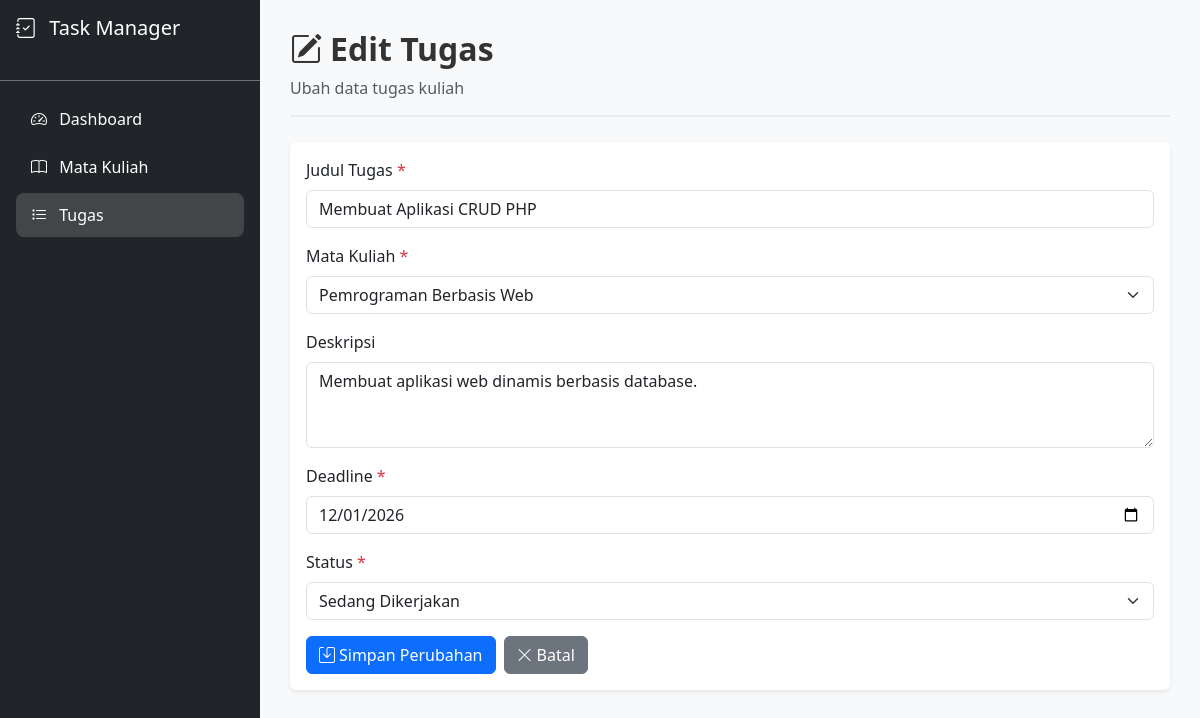
Page /tasks/edit.php?id=1 on the committed database.
### tables this page shows
CREATE TABLE `tasks` (
    `task_id` INT AUTO_INCREMENT PRIMARY KEY,
    `course_id` INT NOT NULL,
    `task_title` VARCHAR(150) NOT NULL,
    `description` TEXT NULL,
    `deadline` DATE NOT NULL,
    `status` ENUM(
        'Belum Dikerjakan',
        'Sedang Dikerjakan',
        'Selesai'
    ) NOT NULL DEFAULT 'Belum Dikerjakan',
    `created_at` TIMESTAMP DEFAULT CURRENT_TIMESTAMP,
    `updated_at` TIMESTAMP DEFAULT CURRENT_TIMESTAMP
        ON UPDATE CURRENT_TIMESTAMP,
    CONSTRAINT `fk_tasks_courses`
        FOREIGN KEY (`course_id`)
        REFERENCES `courses` (`course_id`)
        ON UPDATE CASCADE
        ON DELETE RESTRICT
);

CREATE TABLE `courses` (
    `course_id` INT AUTO_INCREMENT PRIMARY KEY,
    `course_name` VARCHAR(100) NOT NULL,
    `lecturer` VARCHAR(100) NULL,
    `semester` VARCHAR(20) NULL,
    `created_at` TIMESTAMP DEFAULT CURRENT_TIMESTAMP
);

### config/database.php (called while the page is built, shortened)
<?php
function e($string) {
    return htmlspecialchars($string ?? '', ENT_QUOTES, 'UTF-8');
}
function getAllowedStatuses() {
    return ['Belum Dikerjakan', 'Sedang Dikerjakan', 'Selesai'];
}
function baseUrl($path = '') {
    $projectRoot = '/student-task-manager';
    return $projectRoot . '/' . ltrim($path, '/');
}

### tasks/edit.php (the view, shortened to what this page needs)
<?php
require_once __DIR__ . '/../config/database.php';
$taskId = validateId($_GET['id'] ?? '');
$stmt = $pdo->prepare("SELECT * FROM tasks WHERE task_id = ?");
$stmt->execute([$taskId]);
$task = $stmt->fetch();
$stmtCourses = $pdo->query("SELECT course_id, course_name FROM courses ORDER BY course_name ASC");
$courses = $stmtCourses->fetchAll();
$allowedStatuses = getAllowedStatuses();
include __DIR__ . '/../includes/header.php';
include __DIR__ . '/../includes/sidebar.php';
?>
<div class="main-content">
    <div class="page-header">
        <h2><i class="bi bi-pencil-square me-2"></i>Edit Tugas</h2>
        <p class="text-muted mb-0">Ubah data tugas kuliah</p>
    </div>
    <div class="card border-0 shadow-sm">
        <div class="card-body">
            <form action="<?= baseUrl('tasks/update.php') ?>" method="POST">
                <div class="mb-3">
                    <label for="task_title" class="form-label">Judul Tugas <span class="text-danger">*</span></label>
                    <input type="text" class="form-control" id="task_title" name="task_title" required maxlength="150" value="<?= e($task['task_title']) ?>">
                </div>
                <div class="mb-3">
                    <label for="course_id" class="form-label">Mata Kuliah <span class="text-danger">*</span></label>
                    <select class="form-select" id="course_id" name="course_id" required>
                        <?php foreach ($courses as $c): ?>
                            <option value="<?= $c['course_id'] ?>" <?= $task['course_id'] == $c['course_id'] ? 'selected' : '' ?>>
                                <?= e($c['course_name']) ?>
                            </option>
                        <?php endforeach; ?>
                    </select>
                </div>
                <div class="mb-3">
                    <label for="description" class="form-label">Deskripsi</label>
                    <textarea class="form-control" id="description" name="description" rows="3"><?= e($task['description']) ?></textarea>
                </div>
                <div class="mb-3">
                    <label for="deadline" class="form-label">Deadline <span class="text-danger">*</span></label>
                    <input type="date" class="form-control" id="deadline" name="deadline" required value="<?= e($task['deadline']) ?>">
                </div>
                <div class="mb-3">
                    <label for="status" class="form-label">Status <span class="text-danger">*</span></label>
                    <select class="form-select" id="status" name="status" required>
                        <?php foreach ($allowedStatuses as $s): ?>
                            <option value="<?= e($s) ?>" <?= $task['status'] === $s ? 'selected' : '' ?>>
                                <?= e($s) ?>
                            </option>
                        <?php endforeach; ?>
                    </select>
                </div>
                <div class="d-flex gap-2">
                    <button type="submit" class="btn btn-primary">
                        <i class="bi bi-save me-1"></i>Simpan Perubahan
                    </button>
                    <a href="<?= baseUrl('tasks/index.php') ?>" class="btn btn-secondary">
                        <i class="bi bi-x-lg me-1"></i>Batal
                    </a>
                </div>
            </form>
        </div>
    </div>
</div>
<?php include __DIR__ . '/../includes/footer.php'; ?>

### assets/css/style.css (style rules this page uses)
.main-content { flex: 1; padding: 30px; min-height: 100vh; background-color: #f8f9fa; }
@media (min-width: 992px) { .main-content { margin-left: 260px; } }
.form-label { font-weight: 500; }
.page-header { margin-bottom: 25px; padding-bottom: 15px; border-bottom: 2px solid #e9ecef; }
.page-header h2 { font-weight: 700; color: #333; }

### rows in the picture
tasks: task_title "Membuat Aplikasi CRUD PHP", course_id "Pemrograman Berbasis Web", description "Membuat aplikasi web dinamis berbasis database.", deadline "12/01/2026"

### other values in the picture
form field status "Sedang Dikerjakan"
